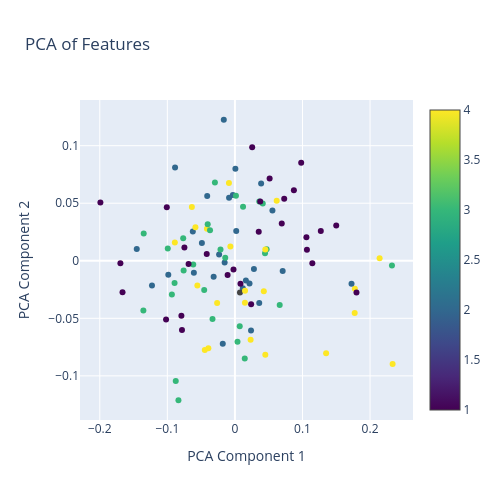
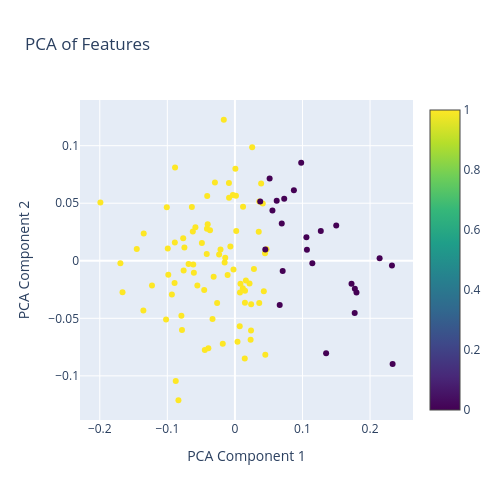

The cell these charts' notebook holds for them, in order:
### Markdown cell above
## Graph embeddings & clustering

### Code cell
use_embeddings = True

features = []
people = []
for i, graph in enumerate(etreebs):
    features.append(extract_tree_features(graph, 0))
    people.append(i)
features = np.array(features)

if use_embeddings:
    explore_model = kc.Graph2Vec(dimensions=16)
    explore_model.fit(etreebs)
    
    features = explore_model.get_embedding()
    

# Specify the number of clusters
num_clusters = 2

# Perform K-means clustering
kmeans = KMeans(n_clusters=num_clusters, random_state=0)
kmeans.fit(features)

# Get the cluster assignments
labels = kmeans.labels_

## CALCULATE ACCURACY OF CLUSTERING!!!
true_labels = []
for l in qs:
    if not pd.isna(l):
        true_labels.append(l)
    else:
        true_labels.append(0)
baseline = [random.randint(0, 4) for _ in range(len(true_labels))]

print(f"ARI: {adjusted_rand_score(true_labels, labels):.2f} (random would be: {adjusted_rand_score(baseline, labels):.2f})")
print(f"NMI: {normalized_mutual_info_score(true_labels, labels):.2f} (random would be: {normalized_mutual_info_score(baseline, labels):.2f})")

# Reduce dimensionality to 2D for visualization
pca = PCA(n_components=2)
reduced_features = pca.fit_transform(features)

# to know if we can trust our eyes
# if it is very low then the higher dimension info matters a lot & we can't see
# above 0.7 is good!
print(pca.explained_variance_ratio_)
print(abs(pca.components_))

# Plot the clusters with Plotly to have interactive
fig = go.Figure()

# Scatter plot for 'Trees by Quartile'
fig.add_trace(go.Scatter(
    x=reduced_features[:, 0],
    y=reduced_features[:, 1],
    mode='markers',
    text=people,
    marker=dict(color=qs, colorscale='Viridis', showscale=True),
    name='Trees by Quartile'
))

# Update layout
fig.update_layout(
    title="PCA of Features",
    xaxis_title="PCA Component 1",
    yaxis_title="PCA Component 2",
    legend_title="Clusters",
    height=500,
    width=500
)

fig.show()

# Plot the clusters with Plotly to have interactive
fig2 = go.Figure()

# Scatter plot for 'K-means Clustering of Graphs'
fig2.add_trace(go.Scatter(
    x=reduced_features[:, 0],
    y=reduced_features[:, 1],
    mode='markers',
    marker=dict(color=labels, colorscale='Viridis', showscale=True),
    name='K-means Clustering of Graphs'
))

# Update layout
fig2.update_layout(
    title="PCA of Features",
    xaxis_title="PCA Component 1",
    yaxis_title="PCA Component 2",
    legend_title="Clusters",
    height=500,
    width=500
)

fig2.show()

### Figure 1 — Plotly figure (JSON) as saved in the notebook; plotly's stock layout.template omitted (floating-point values rounded to 4 significant figures)
{"data": [{"marker": {"color": [3, 4, 2, 3, 1, 3, 1, 2, 2, 4, 3, 3, 2, 4, 4, 3, 1, 2, 1, 2, 1, 3, 3, 1, 2, 1, 2, 1, 4, 1, 4, 4, 2, 2, 1, 3, 2, null, 2, 3, 1, 3, 3, 4, 2, 4, 2, 2, 3, 3, 1, 1, 4, 3, 1, 3, 1, 1, 4, 2, 2, 4, 1, 3, 3, 3, 2, 3, 1, 1, 4, 1, 3, 4, 4, 2, 4, 3, 4, 1, 1, 2, 3, 2, 1, 2, 1, 3, 1, 2, 1, 4, 4, 4, 1, 2, 4, 4, 3, 3, 3, 1, 2, 2, 3, 2], "colorscale": [[0, "#440154"], [0.1111, "#482878"], [0.2222, "#3e4989"], [0.3333, "#31688e"], [0.4444, "#26828e"], [0.5556, "#1f9e89"], [0.6667, "#35b779"], [0.7778, "#6ece58"], [0.8889, "#b5de2b"], [1, "#fde725"]], "showscale": true}, "mode": "markers", "name": "Trees by Quartile", "text": ["0", "1", "2", "3", "4", "5", "6", "7", "8", "9", "10", "11", "12", "13", "14", "15", "16", "17", "18", "19", "20", "21", "22", "23", "24", "25", "26", "27", "28", "29", "30", "31", "32", "33", "34", "35", "36", "37", "38", "39", "40", "41", "42", "43", "44", "45", "46", "47", "48", "49", "50", "51", "52", "53", "54", "55", "56", "57", "58", "59", "60", "61", "62", "63", "64", "65", "66", "67", "68", "69", "70", "71", "72", "73", "74", "75", "76", "77", "78", "79", "80", "81", "82", "83", "84", "85", "86", "87", "88", "89", "90", "91", "92", "93", "94", "95", "96", "97", "98", "99", "100", "101", "102", "103", "104", "105"], "type": "scatter", "x": [-0.09936, -0.08891, 0.02385, -0.06168, -0.1663, 0.04693, 0.02555, -0.0152, -0.03147, 0.02321, 0.0412, -0.03317, -0.04103, 0.01482, 0.04278, -0.135, -0.07921, -0.1453, -0.07475, -0.002984, 0.1271, -0.08757, 0.2324, -0.01083, 0.01169, 0.09808, -0.01796, -0.1695, -0.04459, 0.08728, 0.1773, 0.2141, 0.02813, 0.036, 0.008239, 0.01455, 0.07069, 0.007474, 0.01626, -0.08359, -0.06858, -0.04546, 0.007103, -0.03928, 0.05554, -0.05561, -0.06229, -0.02342, -0.01432, -0.02961, 0.1146, 0.03525, 0.1775, 0.04457, 0.06932, -0.02133, 0.05138, 0.1058, 0.135, 0.1726, 0.0006953, 0.2334, -0.002081, 0.03604, 0.01202, 0.0663, 0.02163, 0.003828, 0.1499, -0.1008, 0.06184, -0.07836, -0.0759, -0.008865, 0.01497, -0.1227, -0.04138, -0.07654, -0.02634, 0.1799, 0.03747, -0.008658, -0.08932, -0.04886, -0.04172, -0.01646, 0.1066, -0.09331, -0.1991, 0.03881, -0.1019, 0.04499, -0.06374, -0.05846, 0.02401, -0.0986, -0.006708, 0.045, -0.03683, -0.1355, -0.04029, 0.07295, 0.001922, -0.06075, 0.001525, -0.0886], "y": [0.01066, 0.01587, -0.06058, -0.003246, -0.02744, 0.009938, 0.09869, -0.00153, -0.0139, -0.0687, 0.04977, -0.0507, 0.05625, -0.03649, -0.02642, 0.02374, -0.04769, 0.01022, 0.01156, 0.05725, 0.02577, -0.1045, -0.004134, -0.01239, -0.0239, 0.08517, -0.07208, -0.002072, -0.07762, 0.06132, -0.0455, 0.002212, -0.007231, -0.03662, -0.01991, -0.08499, -0.008985, -0.02748, -0.01712, -0.1212, -0.00272, -0.02538, -0.05699, -0.07595, 0.04365, -0.02148, 0.02543, 0.005356, 0.002723, 0.06806, -0.002057, 0.02519, -0.02439, 0.006468, 0.03245, 0.009893, 0.0714, 0.02049, -0.08045, -0.01988, 0.07992, -0.0896, -0.007697, 0.0514, 0.04694, -0.03852, -0.01984, -0.07035, 0.0306, 0.04653, 0.05214, -0.06027, -0.008411, 0.06751, -0.02597, -0.02152, 0.02771, 0.01948, -0.03677, -0.02747, 0.05146, 0.05465, -0.01922, 0.01554, 0.005942, 0.1225, 0.009591, -0.02933, 0.0506, 0.06717, -0.05095, 0.009793, 0.04668, 0.02913, -0.03775, -0.01223, 0.01238, -0.08169, 0.02648, -0.04311, 0.03173, 0.05391, 0.02592, -0.01036, 0.05645, 0.08103]}], "layout": {"height": 500, "legend": {"title": {"text": "Clusters"}}, "title": {"text": "PCA of Features"}, "width": 500, "xaxis": {"autorange": true, "range": [-0.2293, 0.2636], "title": {"text": "PCA Component 1"}, "type": "linear"}, "yaxis": {"autorange": true, "range": [-0.1384, 0.1397], "title": {"text": "PCA Component 2"}, "type": "linear"}}}

### Figure 2 — Plotly figure (JSON) as saved in the notebook; plotly's stock layout.template omitted (floating-point values rounded to 4 significant figures)
{"data": [{"marker": {"color": [1, 1, 1, 1, 1, 1, 1, 1, 1, 1, 1, 1, 1, 1, 1, 1, 1, 1, 1, 1, 0, 1, 0, 1, 1, 0, 1, 1, 1, 0, 0, 0, 1, 1, 1, 1, 0, 1, 1, 1, 1, 1, 1, 1, 0, 1, 1, 1, 1, 1, 0, 1, 0, 1, 0, 1, 0, 0, 0, 0, 1, 0, 1, 1, 1, 0, 1, 1, 0, 1, 0, 1, 1, 1, 1, 1, 1, 1, 1, 0, 0, 1, 1, 1, 1, 1, 0, 1, 1, 1, 1, 0, 1, 1, 1, 1, 1, 1, 1, 1, 1, 0, 1, 1, 1, 1], "colorscale": [[0, "#440154"], [0.1111, "#482878"], [0.2222, "#3e4989"], [0.3333, "#31688e"], [0.4444, "#26828e"], [0.5556, "#1f9e89"], [0.6667, "#35b779"], [0.7778, "#6ece58"], [0.8889, "#b5de2b"], [1, "#fde725"]], "showscale": true}, "mode": "markers", "name": "K-means Clustering of Graphs", "type": "scatter", "x": [-0.09936, -0.08891, 0.02385, -0.06168, -0.1663, 0.04693, 0.02555, -0.0152, -0.03147, 0.02321, 0.0412, -0.03317, -0.04103, 0.01482, 0.04278, -0.135, -0.07921, -0.1453, -0.07475, -0.002984, 0.1271, -0.08757, 0.2324, -0.01083, 0.01169, 0.09808, -0.01796, -0.1695, -0.04459, 0.08728, 0.1773, 0.2141, 0.02813, 0.036, 0.008239, 0.01455, 0.07069, 0.007474, 0.01626, -0.08359, -0.06858, -0.04546, 0.007103, -0.03928, 0.05554, -0.05561, -0.06229, -0.02342, -0.01432, -0.02961, 0.1146, 0.03525, 0.1775, 0.04457, 0.06932, -0.02133, 0.05138, 0.1058, 0.135, 0.1726, 0.0006953, 0.2334, -0.002081, 0.03604, 0.01202, 0.0663, 0.02163, 0.003828, 0.1499, -0.1008, 0.06184, -0.07836, -0.0759, -0.008865, 0.01497, -0.1227, -0.04138, -0.07654, -0.02634, 0.1799, 0.03747, -0.008658, -0.08932, -0.04886, -0.04172, -0.01646, 0.1066, -0.09331, -0.1991, 0.03881, -0.1019, 0.04499, -0.06374, -0.05846, 0.02401, -0.0986, -0.006708, 0.045, -0.03683, -0.1355, -0.04029, 0.07295, 0.001922, -0.06075, 0.001525, -0.0886], "y": [0.01066, 0.01587, -0.06058, -0.003246, -0.02744, 0.009938, 0.09869, -0.00153, -0.0139, -0.0687, 0.04977, -0.0507, 0.05625, -0.03649, -0.02642, 0.02374, -0.04769, 0.01022, 0.01156, 0.05725, 0.02577, -0.1045, -0.004134, -0.01239, -0.0239, 0.08517, -0.07208, -0.002072, -0.07762, 0.06132, -0.0455, 0.002212, -0.007231, -0.03662, -0.01991, -0.08499, -0.008985, -0.02748, -0.01712, -0.1212, -0.00272, -0.02538, -0.05699, -0.07595, 0.04365, -0.02148, 0.02543, 0.005356, 0.002723, 0.06806, -0.002057, 0.02519, -0.02439, 0.006468, 0.03245, 0.009893, 0.0714, 0.02049, -0.08045, -0.01988, 0.07992, -0.0896, -0.007697, 0.0514, 0.04694, -0.03852, -0.01984, -0.07035, 0.0306, 0.04653, 0.05214, -0.06027, -0.008411, 0.06751, -0.02597, -0.02152, 0.02771, 0.01948, -0.03677, -0.02747, 0.05146, 0.05465, -0.01922, 0.01554, 0.005942, 0.1225, 0.009591, -0.02933, 0.0506, 0.06717, -0.05095, 0.009793, 0.04668, 0.02913, -0.03775, -0.01223, 0.01238, -0.08169, 0.02648, -0.04311, 0.03173, 0.05391, 0.02592, -0.01036, 0.05645, 0.08103]}], "layout": {"height": 500, "legend": {"title": {"text": "Clusters"}}, "title": {"text": "PCA of Features"}, "width": 500, "xaxis": {"autorange": true, "range": [-0.2293, 0.2636], "title": {"text": "PCA Component 1"}, "type": "linear"}, "yaxis": {"autorange": true, "range": [-0.1384, 0.1397], "title": {"text": "PCA Component 2"}, "type": "linear"}}}
